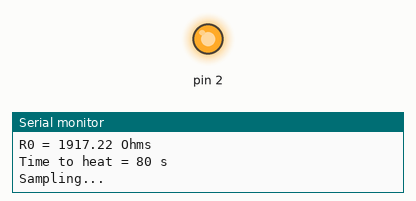
This sketch was run on a simulated Arduino Uno, built with avr-gcc and run on an emulated ATmega328P. On the bench: output pins drawn as LEDs (lit = HIGH), the last lines printed to the serial monitor.

Above: at 0.1 s.
At 80.1 s:
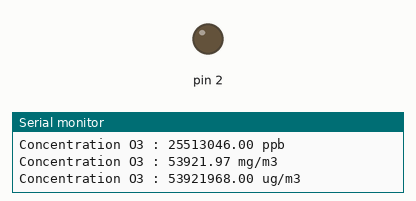
Timing chart, 0 to 81.6 s (numbered marks = the images above):
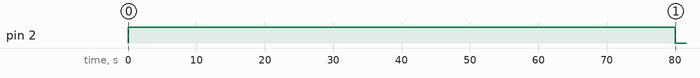

Measured:
- by itself, pin 2: LOW → HIGH at 0.00 s, → LOW 80.0 s later

The sketch:

mqm.ino
```cpp
// (licence header left out)
#include <MQ131.h>

void setup() {
  Serial.begin(115200);

  // Init the sensor
  // - Heater control on pin 2
  // - Sensor analog read on pin A0
  // - Model LOW_CONCENTRATION
  // - Load resistance RL of 1MOhms (1000000 Ohms)
  MQ131.begin(2,A0, LOW_CONCENTRATION, 1000000);

  Serial.println("Calibration parameters");
  Serial.print("R0 = ");
  Serial.print(MQ131.getR0());
  Serial.println(" Ohms");
  Serial.print("Time to heat = ");
  Serial.print(MQ131.getTimeToRead());
  Serial.println(" s");
}

void loop() {
  Serial.println("Sampling...");
  MQ131.sample();
  Serial.print("Concentration O3 : ");
  Serial.print(MQ131.getO3(PPM));
  Serial.println(" ppm");
  Serial.print("Concentration O3 : ");
  Serial.print(MQ131.getO3(PPB));
  Serial.println(" ppb");
  Serial.print("Concentration O3 : ");
  Serial.print(MQ131.getO3(MG_M3));
  Serial.println(" mg/m3");
  Serial.print("Concentration O3 : ");
  Serial.print(MQ131.getO3(UG_M3));
  Serial.println(" ug/m3");

  delay(60000);
}
```
